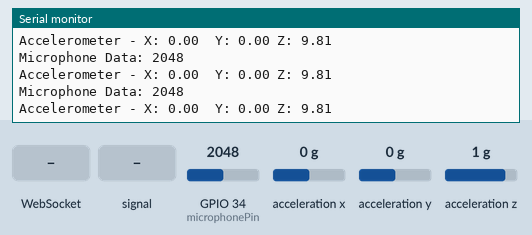
This sketch was run on a simulated ESP32. Shown: the last lines printed to the serial monitor. The test bench sets the inputs (shaded band); at power-on: acceleration x 0 g, GPIO 34 (microphonePin) = 2048, acceleration y 0 g, acceleration z 1 g. WiFi joins after 1.5 s; servers stay silent unless stated.

Above: at 3.2 s.
3.3 s: WebSocket text "1" received
4.8 s: GPIO 34 (microphonePin) fed a 200 Hz sine of ±327 counts around its level
6.3 s: acceleration x set to -1.4 g
At 7.1 s:
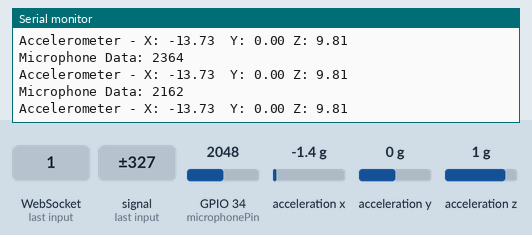
7.8 s: GPIO 34 (microphonePin) set to 2866
At 8.7 s:
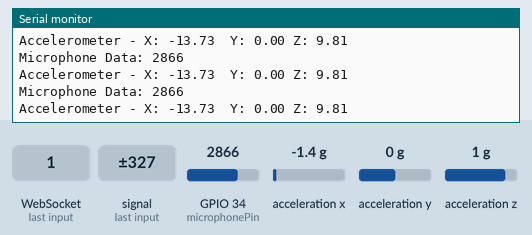
Timing chart, 0 to 9.1 s (numbered marks = the images above; inputs shaded):
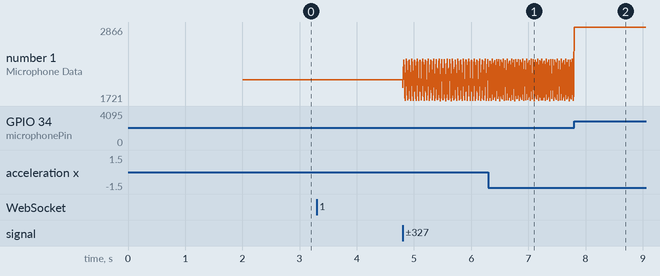

The sketch:

WebSockets.ino
```cpp
#include <Adafruit_Sensor.h>
#include <Adafruit_ADXL345_U.h>
#include <WiFi.h>
#include <WebSocketsClient.h>  // Include the WebSocket client library

const char* ssid = "Ajo-Redmi";      // Replace with your network SSID
const char* password = "8971471834";  // Replace with your network password
const char* host = "192.168.153.202";   // Replace with the IP address of your WebSocket server
const int port = 8765;  // Replace with the port your server is running on

const int microphonePin = 34;
Adafruit_ADXL345_Unified accel = Adafruit_ADXL345_Unified(12345);

unsigned long previousMillis = 0;
const long interval = 1;  // Adjust the interval as needed (in milliseconds)

// Initialize the WebSocket client
WebSocketsClient webSocket;

void onWebSocketEvent(WStype_t type, uint8_t* payload, size_t length) {
  switch (type) {
    case WStype_CONNECTED:
      Serial.println("WebSocket connected");
      break;
    case WStype_DISCONNECTED:
      Serial.println("WebSocket disconnected");
      break;
  }
}

void setup(void) {
  Serial.begin(115200);
  Serial.println("Accelerometer Test");
  Serial.println("");

  if (!accel.begin()) {
    Serial.println("Ooops, no ADXL345 detected ... Check your wiring!");
    while (1);
  }

  accel.setRange(ADXL345_RANGE_16_G);

  // Connect to Wi-Fi
  WiFi.begin(ssid, password);
  while (WiFi.status() != WL_CONNECTED) {
    delay(1000);
    Serial.println("Connecting to WiFi...");
  }
  Serial.println("Connected to WiFi");

  // Initialize WebSocket
  webSocket.begin(host, port, "/");
  webSocket.onEvent(onWebSocketEvent);
}

void loop(void) {
  unsigned long currentMillis = millis();

  if (currentMillis - previousMillis >= interval) {
    previousMillis = currentMillis;

    sensors_event_t event;
    accel.getEvent(&event);

    float X = event.acceleration.x;
    float Y = event.acceleration.y;
    float Z = event.acceleration.z;

    int microphoneData = analogRead(microphonePin);

    // Print accelerometer and microphone data to the serial port
    Serial.print("Accelerometer - X: "); Serial.print(X); Serial.print("  Y: "); Serial.print(Y); Serial.print(" Z: "); Serial.println(Z);
    Serial.print("Microphone Data: "); Serial.println(microphoneData);

    // Send data to the WebSocket server
    sendSensorData(X, Y, Z, microphoneData);
  }

  // Handle WebSocket events
  webSocket.loop();
}

void sendSensorData(float accelX, float accelY, float accelZ, int microphoneData) {
  // Create a JSON object to send data
  String jsonPayload = "{\"accelX\":" + String(accelX) + ",";
  jsonPayload += "\"accelY\":" + String(accelY) + ",";
  jsonPayload += "\"accelZ\":" + String(accelZ) + ",";
  jsonPayload += "\"microphoneData\":" + String(microphoneData) + "}";

  // Send the JSON data to the WebSocket server
  webSocket.sendTXT(jsonPayload);
}
```

Measured:
- plotted number 1: 2048 → 2156 after the input at 4.8 s
